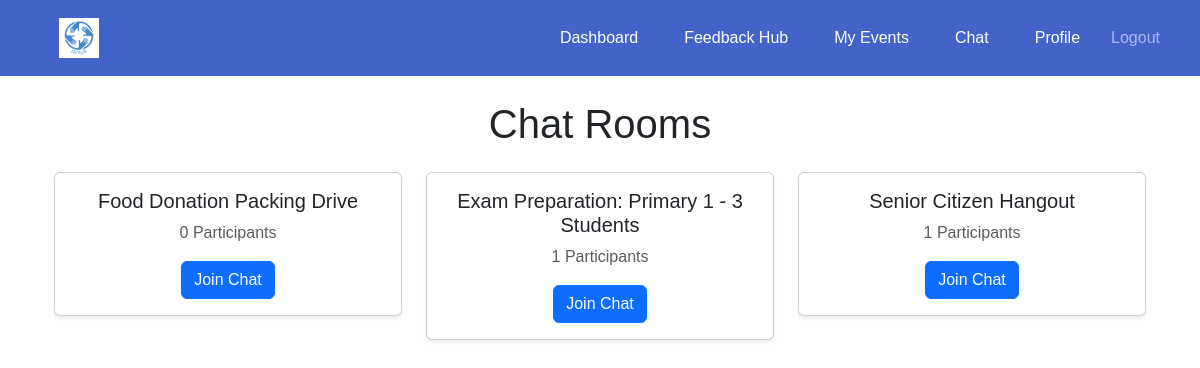
Before: /chat/ (signed in) with the older database file.
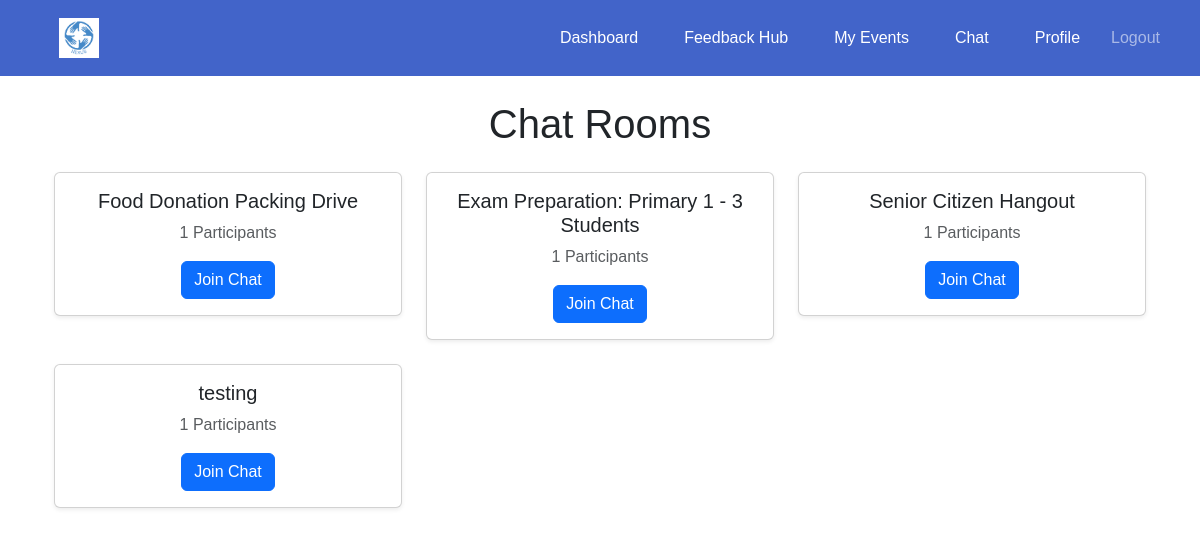
After: the same page with the newer database file.
### chat/models.py (models this page shows, shortened)
class ChatRoom(models.Model):
    event = models.OneToOneField(Event, on_delete=models.CASCADE, related_name="chatroom")
    created_at = models.DateTimeField(auto_now_add=True)

### events/models.py (models this page shows, shortened)
class Event(models.Model):
    CATEGORY_CHOICES = [
        ('education', 'Education'),
        ('social development', 'Social Development'),
        ('senior citizen', 'Senior Citizen'),
    ]
    organisation = models.ForeignKey(settings.AUTH_USER_MODEL, on_delete=models.CASCADE)
    name = models.CharField(max_length=255)
    description = models.TextField()
    date = models.DateTimeField()
    start_time = models.TimeField(default=time(9, 0))  # Default: 09:00 AM
    end_time = models.TimeField(default=time(17, 0))  # Default: 05:00 PM
    location = models.CharField(max_length=255)
    volunteers_needed = models.PositiveIntegerField()
    roles_responsibilities = models.TextField()
    category = models.CharField(max_length=50, choices=CATEGORY_CHOICES, blank=False, default='Education')

### chat/views.py (the view)
# urls.py: path('', chat_home, name='chat_home'),
@login_required
def chat_home(request):
    if request.user.user_type == 'volunteer':
        registered_events = VolunteerEvent.objects.filter(volunteer=request.user).values_list('event_id', flat=True)
        chat_rooms = ChatRoom.objects.filter(event__id__in=registered_events)
    elif request.user.user_type == 'organisation':
        chat_rooms = ChatRoom.objects.filter(event__organisation=request.user)
    else:
        chat_rooms = ChatRoom.objects.none()  # Empty queryset for unknown user types
    for room in chat_rooms:
        room.participant_count = VolunteerEvent.objects.filter(event=room.event).count()
    return render(request, "chat/chat_home.html", {"chat_rooms": chat_rooms})

### chat/templates/chat/chat_home.html (shortened to what this page needs)
{% extends "base.html" %}
{% block content %}
    <div class="container mt-4">
        <h1 class="text-center mb-4">Chat Rooms</h1>
        <div class="row">
            {% if chat_rooms %}
                {% for room in chat_rooms %}
                    <div class="col-md-6 col-lg-4 mb-4">
                        <div class="card shadow-sm">
                            <div class="card-body text-center">
                                <h5 class="card-title">{{ room.event.name }}</h5>
                                <p class="card-text text-muted">{{ room.participant_count }} Participants</p>
                                <a href="{% url 'chat:chat_room' room.event.id %}" class="btn btn-primary">Join Chat</a>
                            </div>
                        </div>
                    </div>
                {% endfor %}
            {% else %}
                <div class="col-12 text-center">
                    <p class="text-muted">No chat rooms available.</p>
                </div>
            {% endif %}
        </div>
    </div>
{% endblock %}

Changed rows visible on the page:
computed for ChatRoom "Food Donation Packing Drive": participant_count "0" → "1"
added ChatRoom: event.name "testing", participant_count "1"
